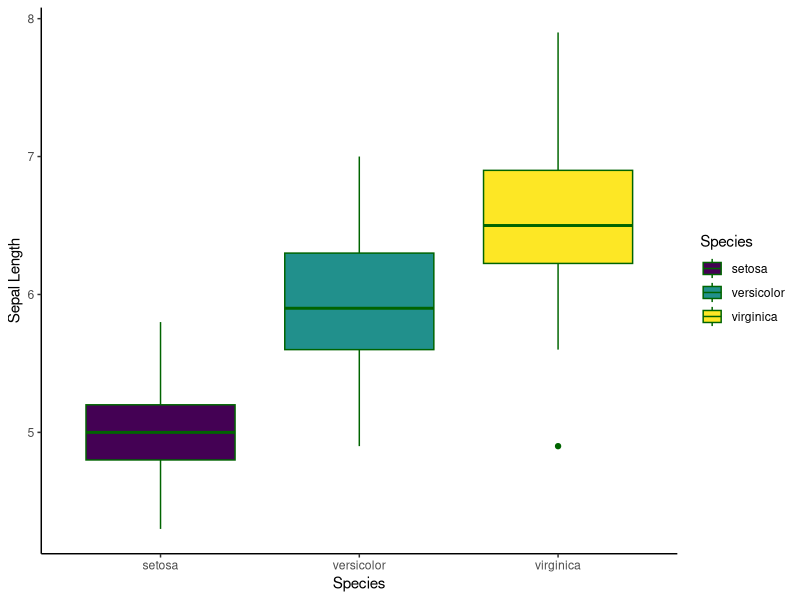

This chart was generated by the following R code:
## ---- chunk 1
# load packages
library(tidyverse)
library(ggthemes)
library(viridis)

# load data
data(iris)
glimpse(iris)

# investigate species vs. sepal length
flower <- data.frame(Species=iris$Species, Sepal_Length=iris$Sepal.Length)  # generate data frame
head(flower)

# generate box plot
cols <- viridis(3, option = "viridis")  # load colors
figure <- ggplot(data = flower, mapping = aes(x=Species, y=Sepal_Length, fill=Species)) +  # specify data and fill of boxes
  geom_boxplot(color="darkgreen") +  # create box plot
  scale_fill_manual(values=cols) +  # set colors
  ylab("Sepal Length") +  # label y axis
  theme_classic()  # add chart theme
figure
## ---- chunk 2
# analyze significance
########################################################################
# FUNCTION: ANOVA_function
# returns the p-value of an ANOVA summary table
# input: a data frame
# outputs: p-value
#-----------------------------------------------------------------------
ANOVA_function <- function(y=flower$Sepal_Length, x=flower$Species, df=NULL){
  test <- aov(y ~ x, data=df)  # analyzes relationship
  test_summary <- summary(test)  # makes test summary
  p_value <- test_summary[[1]][["Pr(>F)"]][1]  # pulls p value from test summary data frame
  return(p_value)  # returns p value
}
anova <- data.frame(p_value=ANOVA_function(df=flower))  # make data frame with p-value
anova
